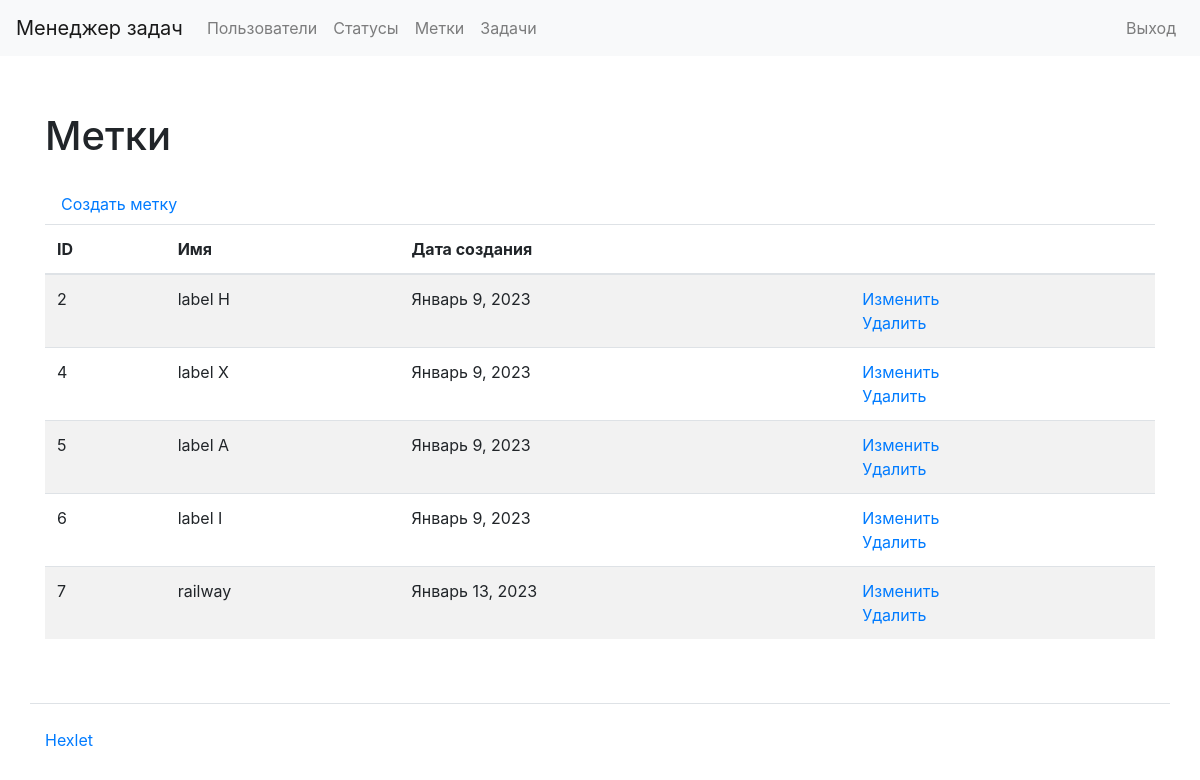
Page /labels/ (signed in) on the committed database.
### task_manager/labels/models.py (models this page shows, shortened)
class Label(models.Model):
    name = models.CharField(max_length=50, unique=True)
    created_at = models.DateTimeField(auto_now_add=True)

### task_manager/labels/views.py (the view)
# urls.py: path('', views.LabelsListView.as_view(), name='labels_index'),
class LabelsListView(LoginRequiredMixin, ListView):
    model = Label
    template_name = 'labels/index.html'

### task_manager/templates/labels/index.html (shortened to what this page needs)
{% extends "index.html" %}
{% load bootstrap4 %}
{% load i18n %}
{% block content %}
<div class="container wrapper flex-grow-1">
    <h1 class="my-4">
        {% trans "Labels" %}
    </h1>
    <a class="nav-link" href="{% url 'labels_create' %}">{% trans "Create label" %}</a>
    <table class="table table-striped">
        <thead>
            <tr>
                <th>ID</th>
                <th>{% trans "Name" %}</th>
                <th>{% trans "Creation date" %}</th>
                <th></th>
            </tr>
        </thead>
        <tbody>
            {% for label in object_list %}
            <tr>
                <td>{{ label.id }}</td>
                <td>{{ label.name }}</td>
                <td>{{ label.created_at|date:"F j, Y" }}</td>
                <td>
                    <a href="{% url 'labels_update' pk=label.id %}">
                        {% trans "Update" %}
                    </a>
                    <br/>
                    <a href="{% url 'labels_delete' pk=label.id %}">
                        {% trans "Delete" %}
                    </a>
                </td>
            </tr>
            {% endfor %}
        </tbody>
    </table>
</div>
{% endblock %}

### rows in the picture
Label: id "2", name "label H", created_at "Январь 9, 2023"
Label: id "4", name "label X", created_at "Январь 9, 2023"
Label: id "5", name "label A", created_at "Январь 9, 2023"
Label: id "6", name "label I", created_at "Январь 9, 2023"
Label: id "7", name "railway", created_at "Январь 13, 2023"
